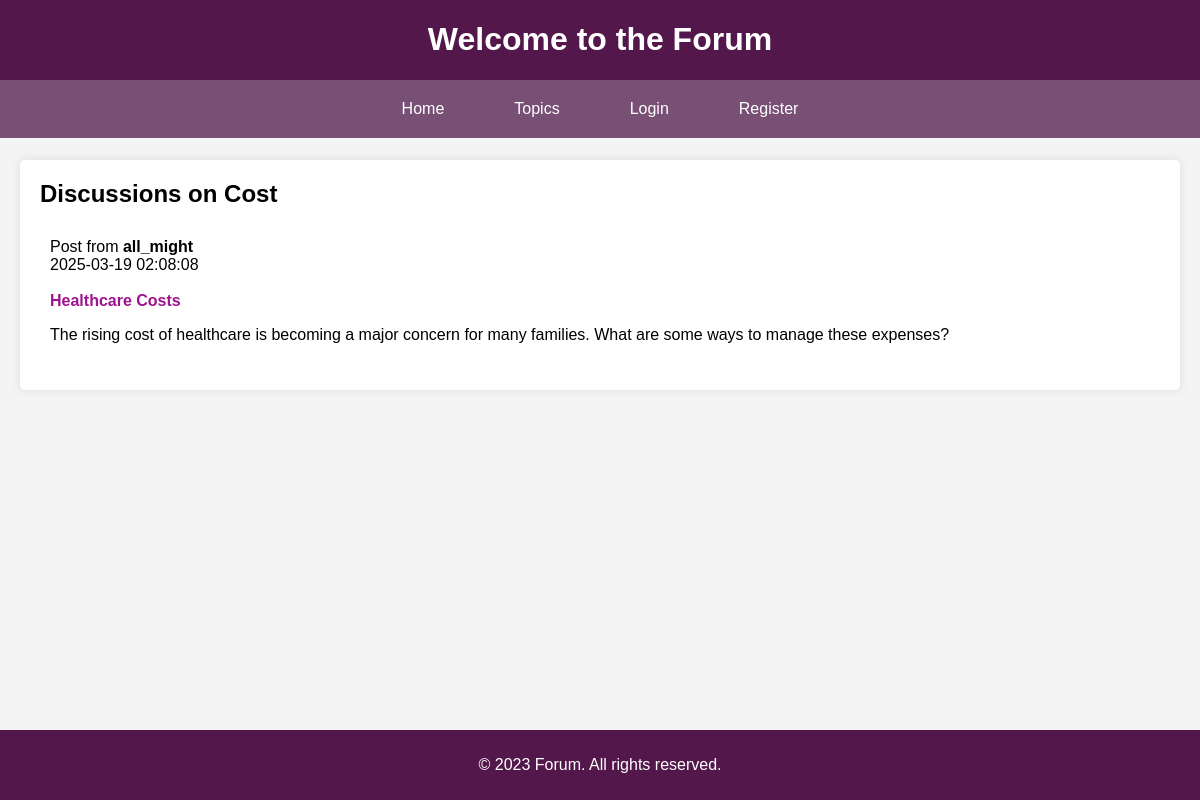
Page /topics.php?topic=Cost on the committed database.
### tables this page shows
CREATE TABLE IF NOT EXISTS discussions (
    id INT AUTO_INCREMENT PRIMARY KEY,
    title VARCHAR(255) NOT NULL,
    content TEXT NOT NULL,
    file_path VARCHAR(255),
    created_at TIMESTAMP DEFAULT CURRENT_TIMESTAMP,
    topic VARCHAR(255),
    user_id INT,
    FOREIGN KEY (user_id) REFERENCES users(id)
);

CREATE TABLE IF NOT EXISTS users (
    id INT AUTO_INCREMENT PRIMARY KEY,
    username VARCHAR(255) NOT NULL,
    password VARCHAR(255) NOT NULL
);

### topics.php (the view, shortened to what this page needs)
<?php
$conn = new mysqli(DB_SERVER, DB_USERNAME, DB_PASSWORD, DB_NAME);
$topic = isset($_GET['topic']) ? $_GET['topic'] : null;
if ($topic) {
    $sql = "SELECT id, title, content, user_id, topic, created_at FROM discussions WHERE topic = ?";
    $stmt = $conn->prepare($sql);
    $stmt->bind_param("s", $topic);
    $stmt->execute();
    $result = $stmt->get_result();
} else {
    $sql = "SELECT topic, COUNT(*) as count FROM discussions GROUP BY topic";
    $result = $conn->query($sql);
}
?>
<!DOCTYPE html>
<html lang="en">
<head>
    <link rel="stylesheet" href="styles.css">
</head>
<body>
    <header>
        <h1>Welcome to the Forum</h1>
        <nav>
            <ul class="navbar">
                <li><a href="index.php">Home</a></li>
                <li><a href="topics.php">Topics</a></li>
                <?php
                if (!isset($_SESSION['loggedin']) || $_SESSION['loggedin'] !== true) {
                    echo '<li><a href="login.php">Login</a></li><li><a href="register.php">Register</a></li>';
                }
                ?>
            </ul>
        </nav>
    </header>
    <main>
        <div class="hfiller">
        </div>
        <section>
            <h2><?php echo $topic ? "Discussions on " . $topic : "Topics"; ?></h2>
            <?php if ($result->num_rows > 0): ?>
                <ul class="discussions">
                    <?php if ($topic): ?>
                        <?php while($row = $result->fetch_assoc()): ?>
                            <li>
                                <?php
                                $user_id = $row['user_id'];
                                $user_sql = "SELECT username FROM users WHERE id = ?";
                                $user_stmt = $conn->prepare($user_sql);
                                $user_stmt->bind_param("i", $user_id);
                                $user_stmt->execute();
                                $user_result = $user_stmt->get_result();
                                $user = $user_result->fetch_assoc();
                                ?>
                                <?php echo "Post from <strong>" . $user['username'] . "</strong></br>" . $row['created_at'] . "</br></br>"; ?>
                                <a href="discussion.php?id=<?php echo $row['id']; ?>"><?php echo $row['title']; ?></a>
                                <p><?php echo $row['content']; ?></p>
                            </li>
                        <?php endwhile; ?>
                    <?php else: ?>
                        <?php while($row = $result->fetch_assoc()): ?>
                            <li><a href="topics.php?topic=<?php echo $row['topic']; ?>"><?php echo $row['topic']; ?></a> (<?php echo $row['count']; ?> discussions)</li>
                        <?php endwhile; ?>
                    <?php endif; ?>
                </ul>
            <?php else: ?>
                <p><?php echo $topic ? "No discussions found on this topic." : "No topics found."; ?></p>
            <?php endif; ?>
        </section>
        <div class="ffiller">
        </div>
    </main>
    <footer>
        <p>&copy; 2023 Forum. All rights reserved.</p>
    </footer>
</body>
</html>

### styles.css (style rules this page uses)
body { font-family: Arial, sans-serif; margin: 0; padding: 0; background-color: #f4f4f4; }
header { background-color: #53174b; color: #fff; text-align: center; position: fixed; width: 100%; }
.hfiller { height: 140px; }
nav { display: flex; justify-content: center; background-color: #784f75; padding: 20px; }
.navbar { list-style-type: none; padding: 0; display: flex; gap: 10px; }
nav a { color: #fff; padding: 14px 20px; text-decoration: none; text-align: center; }
nav ul.navbar { list-style-type: none; padding: 0; margin: 0; display: flex; justify-content: center; }
nav ul.navbar li { margin: 0 10px; }
nav ul.navbar li a { color: #fff; text-decoration: none; }
main { padding: 20px; }
section { background-color: #fff; padding: 20px; border-radius: 5px; box-shadow: 0 0 10px rgba(0, 0, 0, 0.1); }
h2 { margin-top: 0; }
ul.discussions { list-style-type: none; padding: 0; margin: 0; }
ul.discussions li { padding: 10px; border-bottom: 1px solid #ddd; }
ul.discussions li:last-child { border-bottom: none; }
ul.discussions li a { text-decoration: none; color: #9e148e; font-weight: bold; }
.ffiller { height: 70px; }
footer { background-color: #53174b; color: #fff; text-align: center; padding: 10px 0; position: fixed; width: 100%; bottom: 0; }

### rows in the picture
discussions: user.username "all_might", created_at "2025-03-19 02:08:08", title "Healthcare Costs", content "The rising cost of healthcare is becoming a major concern for many families. What are some ways to manage these expenses?"

### other values in the picture
$topic "Cost"
